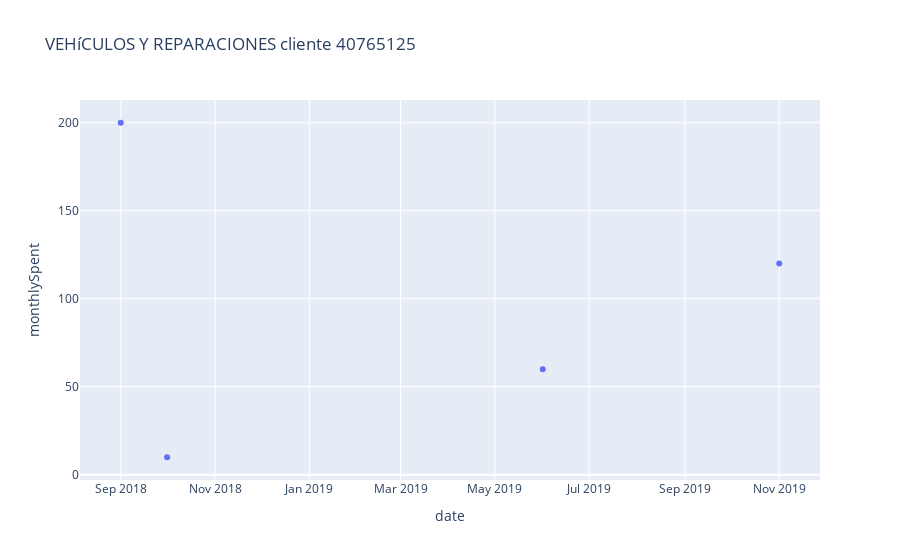

Notebook source saved alongside this figure:
### Code cell
client_ID=dataset_category.iloc[10]['associatedAccountId']
client_mask = dataset_category['associatedAccountId']==client_ID
sorted_client_category = dataset_category[client_mask].sort_values(by='date', ascending=True)
fig = px.scatter(sorted_client_category, x="date", y="monthlySpent", title='{} cliente {}'.format(category, client_ID))
fig.show()

### Figure 1 — Plotly figure (JSON) as saved in the notebook; plotly's stock layout.template omitted (floating-point values rounded to 4 significant figures)
{"data": [{"hovertemplate": "date=%{x}<br>monthlySpent=%{y}<extra></extra>", "legendgroup": "", "marker": {"color": "#636efa", "symbol": "circle"}, "mode": "markers", "name": "", "showlegend": false, "type": "scatter", "x": ["2018-09-01T00:00:00", "2018-10-01T00:00:00", "2019-06-01T00:00:00", "2019-11-01T00:00:00"], "xaxis": "x", "y": [200, 9.88, 59.95, 120], "yaxis": "y"}], "layout": {"legend": {"tracegroupgap": 0}, "title": {"text": "VEHíCULOS Y REPARACIONES cliente 40765125"}, "xaxis": {"anchor": "y", "domain": [0, 1], "title": {"text": "date"}}, "yaxis": {"anchor": "x", "domain": [0, 1], "title": {"text": "monthlySpent"}}}}
